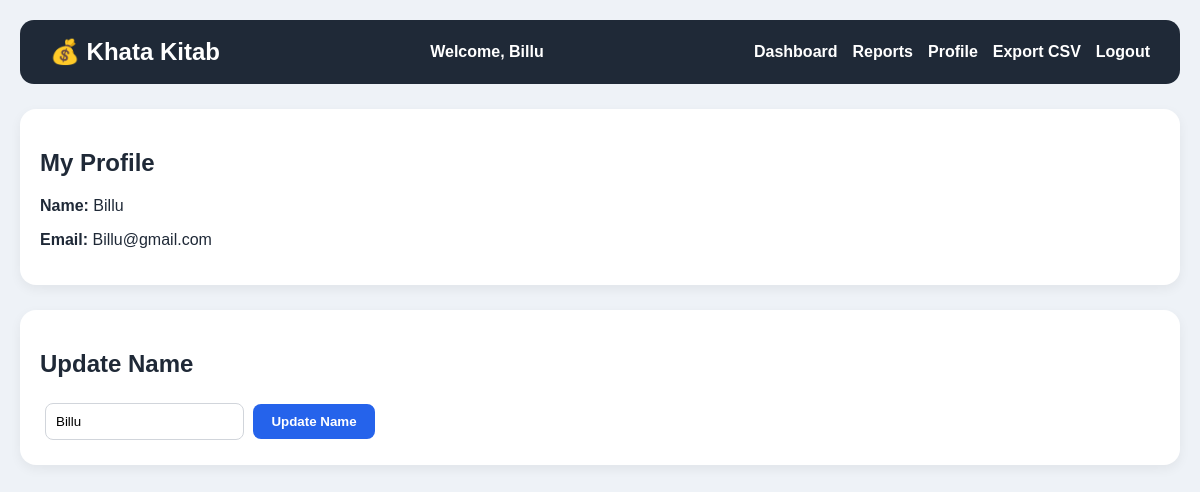
The app's page /profile (signed in), older data.
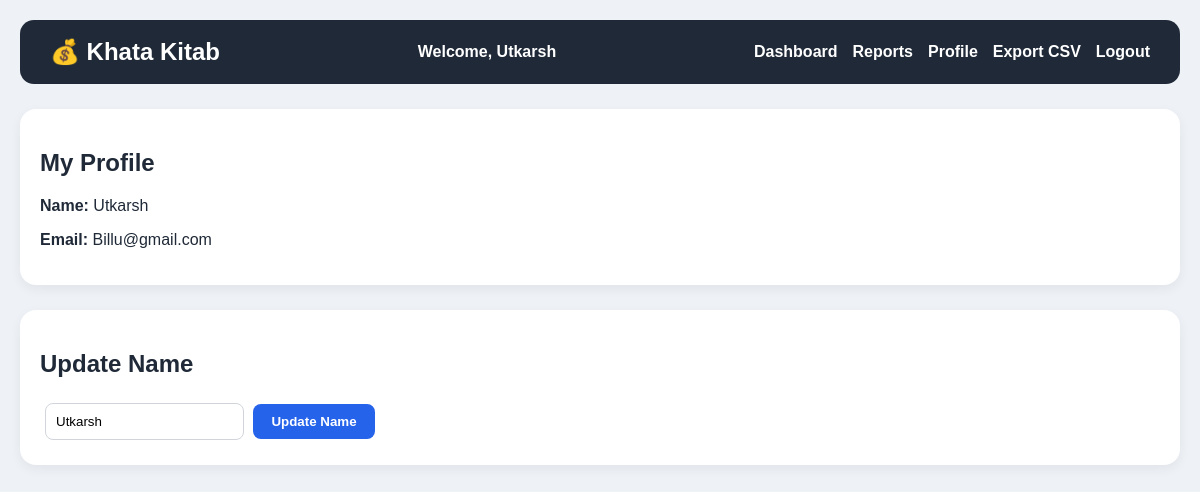
The same page, newer data.
### tables this page shows
CREATE TABLE users(
    id INTEGER PRIMARY KEY AUTOINCREMENT,
        name TEXT NOT NULL,
            email TEXT UNIQUE NOT NULL,
                password_hash TEXT NOT NULL
                );

### app.py (the view, shortened to what this page needs)
@app.route("/profile", methods=["GET", "POST"])
@login_required
def profile():
    conn = get_db()
    cur = conn.cursor()
    cur.execute(
        "SELECT id, name, email FROM users WHERE id=?",
        (current_user.id,)
    )
    user_data = cur.fetchone()
    conn.close()
    return render_template("profile.html", user_data=user_data)

### app.py (called while the page is built)
def get_db():
    return sqlite3.connect("khatakitab.db")

@login_manager.user_loader
def load_user(user_id):
    conn = get_db()
    cur = conn.cursor()
    cur.execute("SELECT id, name, email FROM users WHERE id=?", (user_id,))
    row = cur.fetchone()
    conn.close()
    if row:
        return User(row[0], row[1], row[2])
    return None

### templates/profile.html
{% extends "layout.html" %}
{% block content %}
<div class="form-card">
<h2>My Profile</h2>
<p>
    <strong>Name:</strong>
    {{ current_user.name }}
</p>
<p>
    <strong>Email:</strong>
    {{ current_user.email }}
</p>
</div>
<div class="form-card">
<h2>Update Name</h2>
<form method="POST">
    <input
        type="text"
        name="name"
        value="{{ current_user.name }}"
        required>
    <button type="submit">
        Update Name
    </button>
</form>
</div>
{% endblock %}

### templates/layout.html (shortened to what this page needs)
<!DOCTYPE html>
<html>
<head>
<link rel="stylesheet"
      href="{{ url_for('static', filename='style.css') }}">
</head>
<body>
<div class="navbar">
    <div class="logo">
        💰 Khata Kitab
    </div>
    <div class="user-info">
        {% if current_user.is_authenticated %}
            Welcome, {{ current_user.name }}
        {% endif %}
    </div>
    <div class="nav-links">
        <a href="/">Dashboard</a>
        <a href="/reports">Reports</a>
        <a href="/profile">Profile</a>
        <a href="/export">Export CSV</a>
        {% if current_user.is_authenticated %}
            <a href="/logout">Logout</a>
        {% else %}
            <a href="/login">Login</a>
            <a href="/signup">Signup</a>
        {% endif %}
    </div>
</div>
<div class="container">
    {% block content %}
    {% endblock %}
</div>
</body>
</html>

### static/style.css (style rules this page uses)
body { font-family: Arial, sans-serif; background:#eef2f7; margin:0; padding:20px; color:#1f2937; }
.navbar { background:#1f2937; color:white; padding:18px 30px; display:flex; justify-content:space-between; align-items:center; border-radius:14px; margin-bottom:25px; }
.logo { font-size:24px; font-weight:bold; }
.user-info { flex:1; text-align:center; font-size:16px; font-weight:600; color:white; }
.nav-links { display:flex; align-items:center; gap:15px; }
.nav-links a { color:white; text-decoration:none; font-weight:600; }
.container { max-width:1200px; margin:auto; }
.form-card { background:white; padding:20px; border-radius:16px; margin-bottom:25px; box-shadow:0 4px 12px rgba(0,0,0,0.06); }
input, select { padding:10px; margin:5px; border:1px solid #d1d5db; border-radius:8px; }
button { background:#2563eb; color:white; border:none; padding:10px 18px; border-radius:8px; cursor:pointer; font-weight:bold; }

Row changes from the older to the newer data that the page shows:
changed users "Billu@gmail.com": name "Billu" → "Utkarsh"
